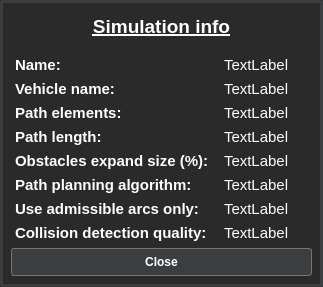
<?xml version="1.0" encoding="UTF-8"?>
<ui version="4.0">
 <class>SimulationInfoClass</class>
 <widget class="QDialog" name="SimulationInfoClass">
  <property name="geometry">
   <rect>
    <x>0</x>
    <y>0</y>
    <width>323</width>
    <height>287</height>
   </rect>
  </property>
  <property name="windowTitle">
   <string>SimulationInfo</string>
  </property>
  <property name="styleSheet">
   <string notr="true">QWidget {
	background-color: #2a2a2a;
	border: 3px solid #3b3e41;
	border-radius: 3px;
}

QLabel {
	border: 0px;
	color: white;
}

QPushButton#btnClose {
    background-color: #3b3e41;
    border-radius: 3px;
    border: 1px solid #757575;
    font: bold 12px;
	color: white;
    min-width: 6em;
    padding: 6px;
}

QPushButton#btnClose:hover {
    background-color: #85b448;
	cursor: pointer;
}

QPushButton#btnClose:pressed {
    background-color: #d86a39;
}</string>
  </property>
  <layout class="QGridLayout" name="gridLayout">
   <item row="0" column="0">
    <layout class="QVBoxLayout" name="verticalLayout">
     <item>
      <widget class="QLabel" name="label">
       <property name="sizePolicy">
        <sizepolicy hsizetype="Preferred" vsizetype="Minimum">
         <horstretch>0</horstretch>
         <verstretch>0</verstretch>
        </sizepolicy>
       </property>
       <property name="font">
        <font>
         <pointsize>14</pointsize>
         <weight>75</weight>
         <bold>true</bold>
         <underline>true</underline>
        </font>
       </property>
       <property name="styleSheet">
        <string notr="true">margin-bottom: 8px;</string>
       </property>
       <property name="text">
        <string>Simulation info</string>
       </property>
       <property name="alignment">
        <set>Qt::AlignCenter</set>
       </property>
      </widget>
     </item>
     <item>
      <layout class="QFormLayout" name="formLayout">
       <item row="0" column="0">
        <widget class="QLabel" name="simulationNameLabel">
         <property name="font">
          <font>
           <pointsize>11</pointsize>
           <weight>75</weight>
           <bold>true</bold>
          </font>
         </property>
         <property name="styleSheet">
          <string notr="true">margin-right: 3px;</string>
         </property>
         <property name="text">
          <string>Name:</string>
         </property>
        </widget>
       </item>
       <item row="2" column="0">
        <widget class="QLabel" name="pathElementsLabel">
         <property name="font">
          <font>
           <pointsize>11</pointsize>
           <weight>75</weight>
           <bold>true</bold>
          </font>
         </property>
         <property name="styleSheet">
          <string notr="true">margin-right: 3px;</string>
         </property>
         <property name="text">
          <string>Path elements:</string>
         </property>
        </widget>
       </item>
       <item row="3" column="0">
        <widget class="QLabel" name="pathLengthLabel">
         <property name="font">
          <font>
           <pointsize>11</pointsize>
           <weight>75</weight>
           <bold>true</bold>
          </font>
         </property>
         <property name="styleSheet">
          <string notr="true">margin-right: 3px;</string>
         </property>
         <property name="text">
          <string>Path length:</string>
         </property>
        </widget>
       </item>
       <item row="0" column="1">
        <widget class="QLabel" name="simulationName">
         <property name="font">
          <font>
           <pointsize>11</pointsize>
          </font>
         </property>
         <property name="text">
          <string>TextLabel</string>
         </property>
        </widget>
       </item>
       <item row="2" column="1">
        <widget class="QLabel" name="simulationPathElements">
         <property name="font">
          <font>
           <pointsize>11</pointsize>
          </font>
         </property>
         <property name="text">
          <string>TextLabel</string>
         </property>
        </widget>
       </item>
       <item row="3" column="1">
        <widget class="QLabel" name="simulationPathLength">
         <property name="font">
          <font>
           <pointsize>11</pointsize>
          </font>
         </property>
         <property name="text">
          <string>TextLabel</string>
         </property>
        </widget>
       </item>
       <item row="1" column="0">
        <widget class="QLabel" name="vehicleNameLabel">
         <property name="font">
          <font>
           <pointsize>11</pointsize>
           <weight>75</weight>
           <bold>true</bold>
          </font>
         </property>
         <property name="styleSheet">
          <string notr="true">margin-right: 3px;</string>
         </property>
         <property name="text">
          <string>Vehicle name:</string>
         </property>
        </widget>
       </item>
       <item row="1" column="1">
        <widget class="QLabel" name="simulationVehicleName">
         <property name="font">
          <font>
           <pointsize>11</pointsize>
          </font>
         </property>
         <property name="text">
          <string>TextLabel</string>
         </property>
        </widget>
       </item>
       <item row="4" column="0">
        <widget class="QLabel" name="expandObstaclesSizePercentLabel">
         <property name="font">
          <font>
           <pointsize>11</pointsize>
           <weight>75</weight>
           <bold>true</bold>
          </font>
         </property>
         <property name="styleSheet">
          <string notr="true">margin-right: 3px;</string>
         </property>
         <property name="text">
          <string>Obstacles expand size (%):</string>
         </property>
        </widget>
       </item>
       <item row="5" column="0">
        <widget class="QLabel" name="pathPlanningAlgorithmLabel">
         <property name="font">
          <font>
           <pointsize>11</pointsize>
           <weight>75</weight>
           <bold>true</bold>
          </font>
         </property>
         <property name="styleSheet">
          <string notr="true">margin-right: 3px;</string>
         </property>
         <property name="text">
          <string>Path planning algorithm:</string>
         </property>
        </widget>
       </item>
       <item row="6" column="0">
        <widget class="QLabel" name="useAdmissibleArcsOnlyLabel">
         <property name="font">
          <font>
           <pointsize>11</pointsize>
           <weight>75</weight>
           <bold>true</bold>
          </font>
         </property>
         <property name="styleSheet">
          <string notr="true">margin-right: 3px;</string>
         </property>
         <property name="text">
          <string>Use admissible arcs only:</string>
         </property>
        </widget>
       </item>
       <item row="7" column="0">
        <widget class="QLabel" name="collisionDetectionQualityLabel">
         <property name="font">
          <font>
           <pointsize>11</pointsize>
           <weight>75</weight>
           <bold>true</bold>
          </font>
         </property>
         <property name="styleSheet">
          <string notr="true">margin-right: 3px;</string>
         </property>
         <property name="text">
          <string>Collision detection quality: </string>
         </property>
        </widget>
       </item>
       <item row="4" column="1">
        <widget class="QLabel" name="simulationExpandSizePercent">
         <property name="font">
          <font>
           <pointsize>11</pointsize>
          </font>
         </property>
         <property name="text">
          <string>TextLabel</string>
         </property>
        </widget>
       </item>
       <item row="5" column="1">
        <widget class="QLabel" name="simulationPathPlanningAlgorithm">
         <property name="font">
          <font>
           <pointsize>11</pointsize>
          </font>
         </property>
         <property name="text">
          <string>TextLabel</string>
         </property>
        </widget>
       </item>
       <item row="6" column="1">
        <widget class="QLabel" name="simulationUseAdmissibleArcsOnly">
         <property name="font">
          <font>
           <pointsize>11</pointsize>
          </font>
         </property>
         <property name="text">
          <string>TextLabel</string>
         </property>
        </widget>
       </item>
       <item row="7" column="1">
        <widget class="QLabel" name="simulationCollisionDetectionQuality">
         <property name="font">
          <font>
           <pointsize>11</pointsize>
          </font>
         </property>
         <property name="text">
          <string>TextLabel</string>
         </property>
        </widget>
       </item>
      </layout>
     </item>
    </layout>
   </item>
   <item row="1" column="0">
    <widget class="QPushButton" name="btnClose">
     <property name="cursor">
      <cursorShape>PointingHandCursor</cursorShape>
     </property>
     <property name="text">
      <string>Close</string>
     </property>
    </widget>
   </item>
  </layout>
 </widget>
 <layoutdefault spacing="6" margin="11"/>
 <resources/>
 <connections/>
</ui>
